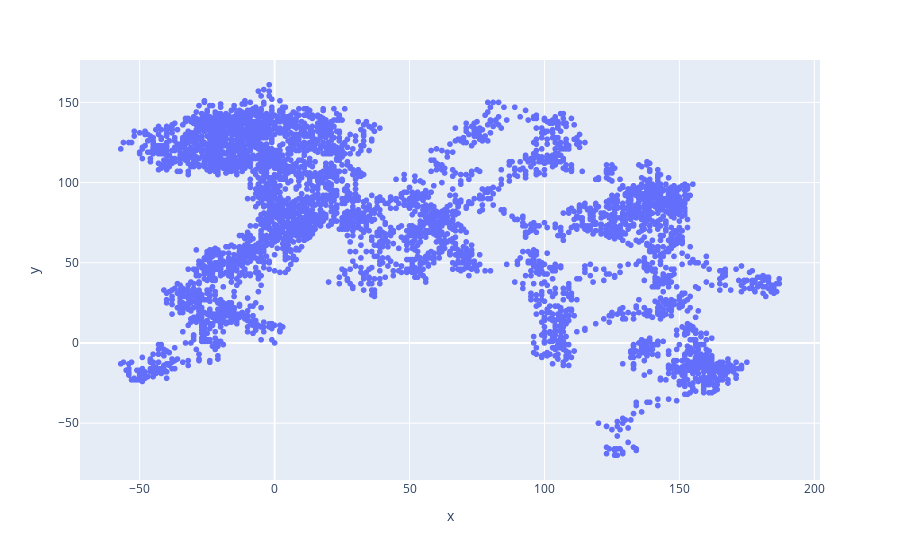

Write notebook code for a chart like this one.
### Code cell
# rw_visual.py
# 15.3 molecular_motion.py
import matplotlib.pyplot as plt
import plotly.express as px

direction = [-1, 1]
distance = [x for x in range(0,5)]

rw = RandomWalk(direction, distance)
rw.fill_walk()

# Plot the points in the walk.
plt.style.use('classic')
fig, ax = plt.subplots()

point_numbers = range(rw.num_points)
#ax.plot(rw.x_values, rw.y_values, linewidth=2)
ax.scatter(rw.x_values, rw.y_values, s=10)
#ax.set_aspect('equal')
plt.show()

# 15.10 practiving_with_both_libraries.py
"""Use Plotly to make the visualization for a random walk."""
fig = px.scatter(x=rw.x_values, y=rw.y_values)
fig.show()

### Figure 1 — Plotly figure (JSON) as saved in the notebook; plotly's stock layout.template omitted (floating-point values rounded to 4 significant figures; data arrays with more than 128 entries replaced by an {"elided": "..."} marker saying what was removed)
{"data": [{"hovertemplate": "x=%{x}<br>y=%{y}<extra></extra>", "legendgroup": "", "marker": {"color": "#636efa", "symbol": "circle"}, "mode": "markers", "name": "", "showlegend": false, "type": "scattergl", "x": {"elided": "5000 int values"}, "xaxis": "x", "y": {"elided": "5000 int values"}, "yaxis": "y"}], "layout": {"legend": {"tracegroupgap": 0}, "margin": {"t": 60}, "xaxis": {"anchor": "y", "domain": [0, 1], "title": {"text": "x"}}, "yaxis": {"anchor": "x", "domain": [0, 1], "title": {"text": "y"}}}}
